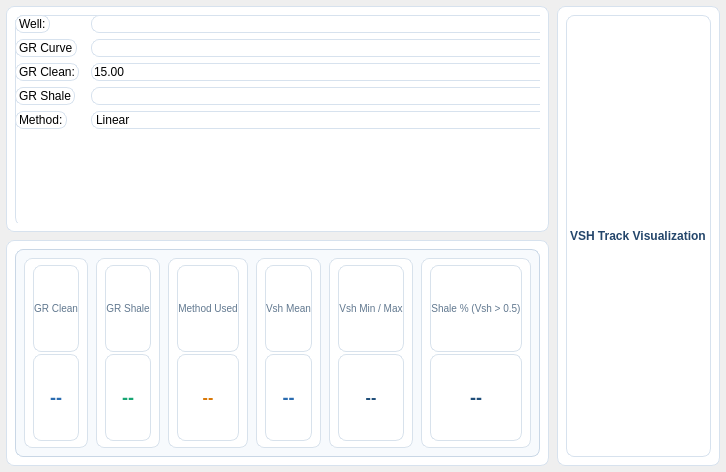
   <widget class="QWidget" name="tabShaleVolume">
    <attribute name="title">
     <string>Shale Volume (Vcl)</string>
    </attribute>
    <layout class="QVBoxLayout" name="layoutVcl">
     <property name="spacing">
      <number>8</number>
     </property>
     <property name="leftMargin">
      <number>6</number>
     </property>
     <property name="topMargin">
      <number>6</number>
     </property>
     <property name="rightMargin">
      <number>6</number>
     </property>
     <property name="bottomMargin">
      <number>6</number>
     </property>
     <item>
      <layout class="QHBoxLayout" name="layoutVshPlots">
       <property name="spacing">
        <number>8</number>
       </property>
       <item>
        <layout class="QVBoxLayout" name="layoutVshDistribution">
         <property name="spacing">
          <number>8</number>
         </property>
         <item>
          <widget class="QFrame" name="frameVshHistogram">
           <property name="minimumSize">
            <size>
             <width>0</width>
             <height>220</height>
            </size>
           </property>
           <property name="styleSheet">
            <string>background:#FFFFFF;border:1px solid #D7E2EE;border-radius:8px;</string>
           </property>
           <property name="frameShape">
            <enum>QFrame::StyledPanel</enum>
           </property>
           <layout class="QVBoxLayout" name="layoutVshHistogram">
            <property name="spacing">
             <number>6</number>
            </property>
            <property name="leftMargin">
             <number>8</number>
            </property>
            <property name="topMargin">
             <number>8</number>
            </property>
            <property name="rightMargin">
             <number>8</number>
            </property>
            <property name="bottomMargin">
             <number>8</number>
            </property>
            <item>
             <widget class="QWidget" name="vshHistCanvas" native="true">
              <widget class="QWidget" name="layoutWidget">
               <property name="geometry">
                <rect>
                 <x>0</x>
                 <y>0</y>
                 <width>1186</width>
                 <height>211</height>
                </rect>
               </property>
               <layout class="QFormLayout" name="formVshInputs">
                <property name="horizontalSpacing">
                 <number>12</number>
                </property>
                <property name="verticalSpacing">
                 <number>6</number>
                </property>
                <item row="0" column="0">
                 <widget class="QLabel" name="lblVshWell">
                  <property name="text">
                   <string>Well:</string>
                  </property>
                 </widget>
                </item>
                <item row="0" column="1">
                 <widget class="QComboBox" name="comboVclWell"/>
                </item>
                <item row="2" column="0">
                 <widget class="QLabel" name="gRCurveLabel">
                  <property name="text">
                   <string>GR Curve</string>
                  </property>
                 </widget>
                </item>
                <item row="3" column="0">
                 <widget class="QLabel" name="lblVshGrClean">
                  <property name="text">
                   <string>GR Clean:</string>
                  </property>
                 </widget>
                </item>
                <item row="5" column="0">
                 <widget class="QLabel" name="gRShaleLabel">
                  <property name="text">
                   <string>GR Shale</string>
                  </property>
                 </widget>
                </item>
                <item row="5" column="1">
                 <widget class="QLineEdit" name="gRShaleLineEdit"/>
                </item>
                <item row="7" column="0">
                 <widget class="QLabel" name="lblVshMethod">
                  <property name="text">
                   <string>Method:</string>
                  </property>
                 </widget>
                </item>
                <item row="3" column="1">
                 <widget class="QDoubleSpinBox" name="spinVclGRmin">
                  <property name="maximum">
                   <double>300.000000000000000</double>
                  </property>
                  <property name="value">
                   <double>15.000000000000000</double>
                  </property>
                 </widget>
                </item>
                <item row="7" column="1">
                 <widget class="QComboBox" name="comboVclMethod">
                  <item>
                   <property name="text">
                    <string>Linear</string>
                   </property>
                  </item>
                  <item>
                   <property name="text">
                    <string>Larionov Tertiary</string>
                   </property>
                  </item>
                  <item>
                   <property name="text">
                    <string>Larionov Older</string>
                   </property>
                  </item>
                  <item>
                   <property name="text">
                    <string>Clavier</string>
                   </property>
                  </item>
                 </widget>
                </item>
                <item row="2" column="1">
                 <widget class="QLineEdit" name="gRCurveLineEdit"/>
                </item>
               </layout>
              </widget>
              <widget class="QWidget" name="layoutWidget">
               <property name="geometry">
                <rect>
                 <x>10</x>
                 <y>210</y>
                 <width>577</width>
                 <height>172</height>
                </rect>
               </property>
               <layout class="QHBoxLayout" name="layoutVshActions">
                <property name="spacing">
                 <number>8</number>
                </property>
                <item>
                 <widget class="QPushButton" name="btnCalcVsh">
                  <property name="styleSheet">
                   <string>background-color:#2B6CB0;color:#FFFFFF;font-weight:600;</string>
                  </property>
                  <property name="text">
                   <string>Compute Vsh</string>
                  </property>
                 </widget>
                </item>
                <item>
                 <widget class="QPushButton" name="btnUseVshWorkflow">
                  <property name="styleSheet">
                   <string>background-color:#2F855A;color:#FFFFFF;font-weight:600;</string>
                  </property>
                  <property name="text">
                   <string>Use in Interpretation</string>
                  </property>
                 </widget>
                </item>
                <item>
                 <widget class="QPushButton" name="btnResetVsh">
                  <property name="styleSheet">
                   <string>background-color:#718096;color:#FFFFFF;font-weight:600;</string>
                  </property>
                  <property name="text">
                   <string>Reset</string>
                  </property>
                 </widget>
                </item>
               </layout>
              </widget>
             </widget>
            </item>
           </layout>
          </widget>
         </item>
         <item>
          <widget class="QFrame" name="frameVshBoxplot">
           <property name="minimumSize">
            <size>
             <width>0</width>
             <height>220</height>
            </size>
           </property>
           <property name="styleSheet">
            <string>background:#FFFFFF;border:1px solid #D7E2EE;border-radius:8px;</string>
           </property>
           <property name="frameShape">
            <enum>QFrame::StyledPanel</enum>
           </property>
           <layout class="QVBoxLayout" name="layoutVshBoxplot">
            <property name="spacing">
             <number>6</number>
            </property>
            <property name="leftMargin">
             <number>8</number>
            </property>
            <property name="topMargin">
             <number>8</number>
            </property>
            <property name="rightMargin">
             <number>8</number>
            </property>
            <property name="bottomMargin">
             <number>8</number>
            </property>
            <item>
             <widget class="QFrame" name="frameVshKpis">
              <property name="styleSheet">
               <string>background:#F7FAFD;border:1px solid #C9D7E6;border-radius:8px;</string>
              </property>
              <property name="frameShape">
               <enum>QFrame::StyledPanel</enum>
              </property>
              <layout class="QHBoxLayout" name="layoutVshKpis">
               <property name="spacing">
                <number>8</number>
               </property>
               <property name="leftMargin">
                <number>8</number>
               </property>
               <property name="topMargin">
                <number>8</number>
               </property>
               <property name="rightMargin">
                <number>8</number>
               </property>
               <property name="bottomMargin">
                <number>8</number>
               </property>
               <item>
                <widget class="QFrame" name="cardGrClean">
                 <property name="styleSheet">
                  <string>background:#FFFFFF;border:1px solid #D8E2EC;border-radius:8px;</string>
                 </property>
                 <property name="frameShape">
                  <enum>QFrame::StyledPanel</enum>
                 </property>
                 <layout class="QVBoxLayout" name="layoutCardGrClean">
                  <property name="spacing">
                   <number>2</number>
                  </property>
                  <property name="leftMargin">
                   <number>8</number>
                  </property>
                  <property name="topMargin">
                   <number>6</number>
                  </property>
                  <property name="rightMargin">
                   <number>8</number>
                  </property>
                  <property name="bottomMargin">
                   <number>6</number>
                  </property>
                  <item>
                   <widget class="QLabel" name="lblCardGrCleanTitle">
                    <property name="styleSheet">
                     <string>color:#61788F;font-size:10px;</string>
                    </property>
                    <property name="text">
                     <string>GR Clean</string>
                    </property>
                    <property name="alignment">
                     <set>Qt::AlignCenter</set>
                    </property>
                   </widget>
                  </item>
                  <item>
                   <widget class="QLabel" name="grCleanLabel">
                    <property name="styleSheet">
                     <string>font-size:18px;font-weight:700;color:#2B6CB0;</string>
                    </property>
                    <property name="text">
                     <string>--</string>
                    </property>
                    <property name="alignment">
                     <set>Qt::AlignCenter</set>
                    </property>
                   </widget>
                  </item>
                 </layout>
                </widget>
               </item>
               <item>
                <widget class="QFrame" name="cardGrShale">
                 <property name="styleSheet">
                  <string>background:#FFFFFF;border:1px solid #D8E2EC;border-radius:8px;</string>
                 </property>
                 <property name="frameShape">
                  <enum>QFrame::StyledPanel</enum>
                 </property>
                 <layout class="QVBoxLayout" name="layoutCardGrShale">
                  <property name="spacing">
                   <number>2</number>
                  </property>
                  <property name="leftMargin">
                   <number>8</number>
                  </property>
                  <property name="topMargin">
                   <number>6</number>
                  </property>
                  <property name="rightMargin">
                   <number>8</number>
                  </property>
                  <property name="bottomMargin">
                   <number>6</number>
                  </property>
                  <item>
                   <widget class="QLabel" name="lblCardGrShaleTitle">
                    <property name="styleSheet">
                     <string>color:#61788F;font-size:10px;</string>
                    </property>
                    <property name="text">
                     <string>GR Shale</string>
                    </property>
                    <property name="alignment">
                     <set>Qt::AlignCenter</set>
                    </property>
                   </widget>
                  </item>
                  <item>
                   <widget class="QLabel" name="grShaleLabel">
                    <property name="styleSheet">
                     <string>font-size:18px;font-weight:700;color:#17A673;</string>
                    </property>
                    <property name="text">
                     <string>--</string>
                    </property>
                    <property name="alignment">
                     <set>Qt::AlignCenter</set>
                    </property>
                   </widget>
                  </item>
                 </layout>
                </widget>
               </item>
               <item>
                <widget class="QFrame" name="cardMethod">
                 <property name="styleSheet">
                  <string>background:#FFFFFF;border:1px solid #D8E2EC;border-radius:8px;</string>
                 </property>
                 <property name="frameShape">
                  <enum>QFrame::StyledPanel</enum>
                 </property>
                 <layout class="QVBoxLayout" name="layoutCardMethod">
                  <property name="spacing">
                   <number>2</number>
                  </property>
                  <property name="leftMargin">
                   <number>8</number>
                  </property>
                  <property name="topMargin">
                   <number>6</number>
                  </property>
                  <property name="rightMargin">
                   <number>8</number>
                  </property>
                  <property name="bottomMargin">
                   <number>6</number>
                  </property>
                  <item>
                   <widget class="QLabel" name="lblCardMethodTitle">
                    <property name="styleSheet">
                     <string>color:#61788F;font-size:10px;</string>
                    </property>
                    <property name="text">
                     <string>Method Used</string>
                    </property>
                    <property name="alignment">
                     <set>Qt::AlignCenter</set>
                    </property>
                   </widget>
                  </item>
                  <item>
                   <widget class="QLabel" name="methodLabel">
                    <property name="styleSheet">
                     <string>font-size:16px;font-weight:700;color:#D97706;</string>
                    </property>
                    <property name="text">
                     <string>--</string>
                    </property>
                    <property name="alignment">
                     <set>Qt::AlignCenter</set>
                    </property>
                   </widget>
                  </item>
                 </layout>
                </widget>
               </item>
               <item>
                <widget class="QFrame" name="cardVshMean">
                 <property name="styleSheet">
                  <string>background:#FFFFFF;border:1px solid #D8E2EC;border-radius:8px;</string>
                 </property>
                 <property name="frameShape">
                  <enum>QFrame::StyledPanel</enum>
                 </property>
                 <layout class="QVBoxLayout" name="layoutCardVshMean">
                  <property name="spacing">
                   <number>2</number>
                  </property>
                  <property name="leftMargin">
                   <number>8</number>
                  </property>
                  <property name="topMargin">
                   <number>6</number>
                  </property>
                  <property name="rightMargin">
                   <number>8</number>
                  </property>
                  <property name="bottomMargin">
                   <number>6</number>
                  </property>
                  <item>
                   <widget class="QLabel" name="lblCardVshMeanTitle">
                    <property name="styleSheet">
                     <string>color:#61788F;font-size:10px;</string>
                    </property>
                    <property name="text">
                     <string>Vsh Mean</string>
                    </property>
                    <property name="alignment">
                     <set>Qt::AlignCenter</set>
                    </property>
                   </widget>
                  </item>
                  <item>
                   <widget class="QLabel" name="vshMeanLabel">
                    <property name="styleSheet">
                     <string>font-size:18px;font-weight:700;color:#2B6CB0;</string>
                    </property>
                    <property name="text">
                     <string>--</string>
                    </property>
                    <property name="alignment">
                     <set>Qt::AlignCenter</set>
                    </property>
                   </widget>
                  </item>
                 </layout>
                </widget>
               </item>
               <item>
                <widget class="QFrame" name="cardVshRange">
                 <property name="styleSheet">
                  <string>background:#FFFFFF;border:1px solid #D8E2EC;border-radius:8px;</string>
                 </property>
                 <property name="frameShape">
                  <enum>QFrame::StyledPanel</enum>
                 </property>
                 <layout class="QVBoxLayout" name="layoutCardVshRange">
                  <property name="spacing">
                   <number>2</number>
                  </property>
                  <property name="leftMargin">
                   <number>8</number>
                  </property>
                  <property name="topMargin">
                   <number>6</number>
                  </property>
                  <property name="rightMargin">
                   <number>8</number>
                  </property>
                  <property name="bottomMargin">
                   <number>6</number>
                  </property>
                  <item>
                   <widget class="QLabel" name="lblCardVshRangeTitle">
                    <property name="styleSheet">
                     <string>color:#61788F;font-size:10px;</string>
                    </property>
                    <property name="text">
                     <string>Vsh Min / Max</string>
                    </property>
                    <property name="alignment">
                     <set>Qt::AlignCenter</set>
                    </property>
                   </widget>
                  </item>
                  <item>
                   <widget class="QLabel" name="vshRangeLabel">
                    <property name="styleSheet">
                     <string>font-size:16px;font-weight:700;color:#1F4E79;</string>
                    </property>
                    <property name="text">
                     <string>--</string>
                    </property>
                    <property name="alignment">
                     <set>Qt::AlignCenter</set>
                    </property>
                   </widget>
                  </item>
                 </layout>
                </widget>
               </item>
               <item>
                <widget class="QFrame" name="cardShalePercent">
                 <property name="styleSheet">
                  <string>background:#FFFFFF;border:1px solid #D8E2EC;border-radius:8px;</string>
                 </property>
                 <property name="frameShape">
                  <enum>QFrame::StyledPanel</enum>
                 </property>
                 <layout class="QVBoxLayout" name="layoutCardShalePercent">
                  <property name="spacing">
                   <number>2</number>
                  </property>
                  <property name="leftMargin">
                   <number>8</number>
                  </property>
                  <property name="topMargin">
                   <number>6</number>
                  </property>
                  <property name="rightMargin">
                   <number>8</number>
                  </property>
                  <property name="bottomMargin">
                   <number>6</number>
                  </property>
                  <item>
                   <widget class="QLabel" name="lblCardShalePercentTitle">
                    <property name="styleSheet">
                     <string>color:#61788F;font-size:10px;</string>
                    </property>
                    <property name="text">
                     <string>Shale % (Vsh &gt; 0.5)</string>
                    </property>
                    <property name="alignment">
                     <set>Qt::AlignCenter</set>
                    </property>
                   </widget>
                  </item>
                  <item>
                   <widget class="QLabel" name="shalePercentLabel">
                    <property name="styleSheet">
                     <string>font-size:18px;font-weight:700;color:#1F4E79;</string>
                    </property>
                    <property name="text">
                     <string>--</string>
                    </property>
                    <property name="alignment">
                     <set>Qt::AlignCenter</set>
                    </property>
                   </widget>
                  </item>
                 </layout>
                </widget>
               </item>
              </layout>
             </widget>
            </item>
           </layout>
          </widget>
         </item>
        </layout>
       </item>
       <item>
        <widget class="QFrame" name="frameVshTrack">
         <property name="minimumSize">
          <size>
           <width>0</width>
           <height>460</height>
          </size>
         </property>
         <property name="styleSheet">
          <string>background:#FFFFFF;border:1px solid #D7E2EE;border-radius:8px;</string>
         </property>
         <property name="frameShape">
          <enum>QFrame::StyledPanel</enum>
         </property>
         <layout class="QVBoxLayout" name="layoutVshTrack">
          <property name="spacing">
           <number>6</number>
          </property>
          <property name="leftMargin">
           <number>8</number>
          </property>
          <property name="topMargin">
           <number>8</number>
          </property>
          <property name="rightMargin">
           <number>8</number>
          </property>
          <property name="bottomMargin">
           <number>8</number>
          </property>
          <item>
           <widget class="QLabel" name="lblVshTrackTitle">
            <property name="styleSheet">
             <string>font-weight:700;color:#24466B;</string>
            </property>
            <property name="text">
             <string>VSH Track Visualization</string>
            </property>
           </widget>
          </item>
         </layout>
        </widget>
       </item>
      </layout>
     </item>
    </layout>
   </widget>
